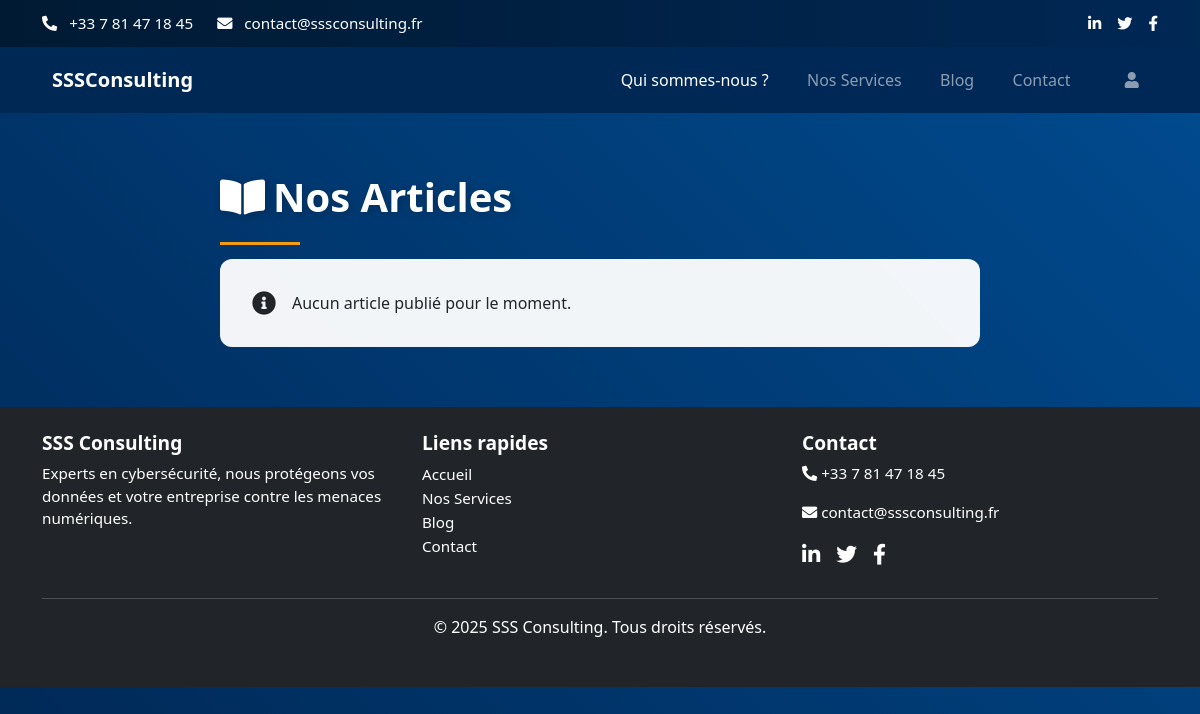
Page /blog/ on the earlier database version.
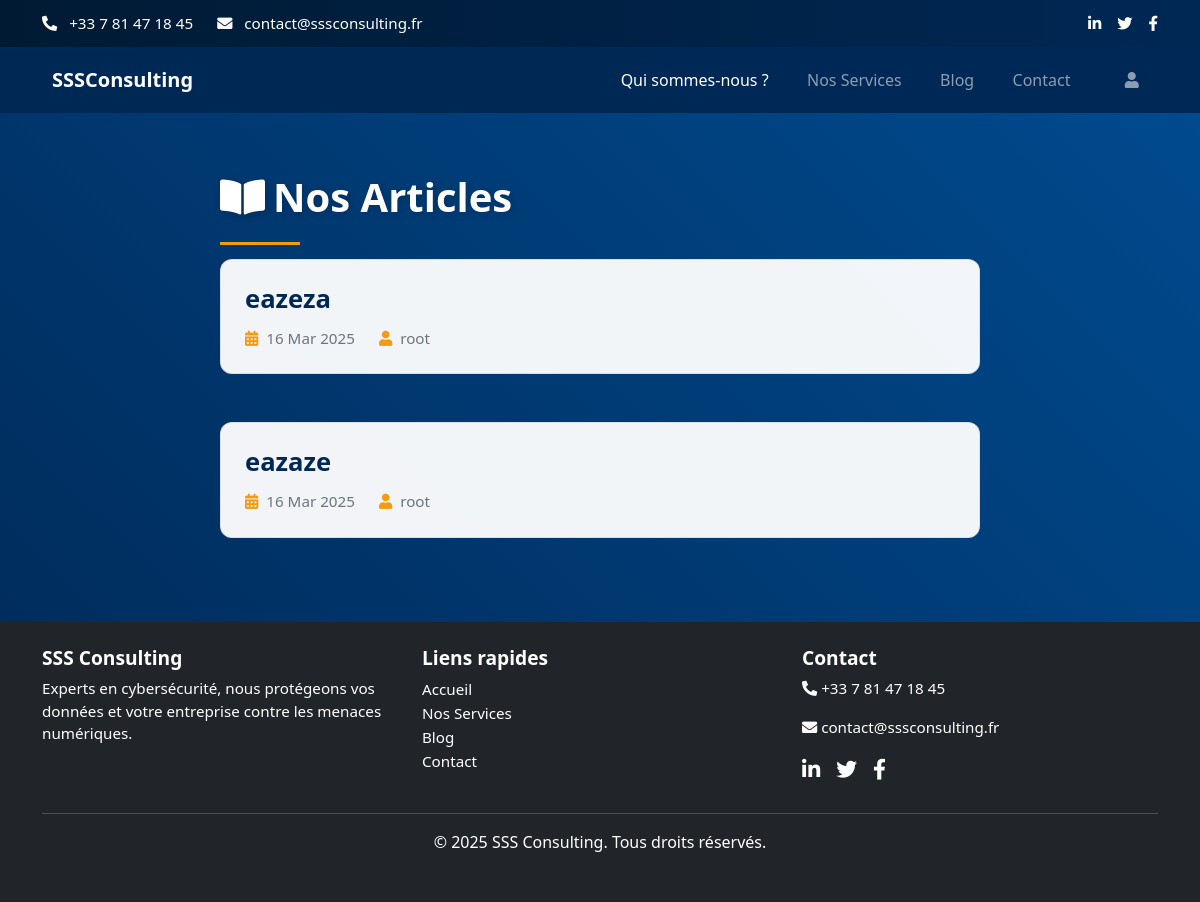
Same page on the later database version.
### pages/models.py (models this page shows, shortened)
class Article(models.Model):
    STATUS_CHOICES = [
        ('publie', 'Publié'),
        ('attente', 'En attente'),
    ]
    titre = models.CharField(max_length=200)
    contenu = models.TextField()
    auteur = models.ForeignKey(User, on_delete=models.CASCADE)
    date_publication = models.DateTimeField(default=timezone.now)
    status = models.CharField(max_length=10, choices=STATUS_CHOICES, default='attente')
    likes = models.ManyToManyField(User, related_name='likes_articles', blank=True)
    slug = models.SlugField(unique=True, blank=True)
    image = models.ImageField(upload_to='articles/', blank=True, null=True)

### pages/views.py (the view)
# urls.py: path('', liste_articles, name='liste_articles'),
def liste_articles(request):
    articles = Article.objects.filter(status='publie').order_by('-date_publication')
    return render(request, 'pages/liste_articles.html', {'articles': articles})

### pages/templates/pages/liste_articles.html (shortened to what this page needs)
{% load static %}
<!DOCTYPE html>
<html lang="fr">
<head>
    <link href="https://cdn.jsdelivr.net/npm/bootstrap@5.3.1/dist/css/bootstrap.min.css" rel="stylesheet">
    <link rel="stylesheet" href="https://cdnjs.cloudflare.com/ajax/libs/font-awesome/5.15.4/css/all.min.css">
    <link rel="stylesheet" href="{% static 'css/style.css' %}">
</head>
<body>
    {% include "pages/header.html" %}
    <main class="container-lg blog-container">
        <div class="blog-header">
            <h1 class="blog-title">
                <i class="fas fa-book-open me-2"></i>Nos Articles
            </h1>
        </div>
        {% if articles %}
            <div class="row g-4">
                {% for article in articles %}
                    <div class="col-12">
                        <a href="{% url 'detail_article' article.slug %}" class="article-card d-block text-decoration-none">
                            <h2 class="article-title">{{ article.titre }}</h2>
                            <div class="article-meta">
                                <span class="meta-item">
                                    <i class="fas fa-calendar-alt"></i>{{ article.date_publication|date:"d M Y" }}
                                </span>
                                <span class="meta-item">
                                    <i class="fas fa-user"></i>{{ article.auteur }}
                                </span>
                            </div>
                        </a>
                    </div>
                {% endfor %}
            </div>
        {% else %}
            <div class="empty-state alert-primary d-flex align-items-center">
                <i class="fas fa-info-circle me-3 fs-4"></i>
                <div class="fw-medium">Aucun article publié pour le moment.</div>
            </div>
        {% endif %}
    </main>
    {% include "pages/footer.html" %}
</body>
</html>

### pages/templates/pages/header.html (shortened to what this page needs)
{% load static %}
<link rel="stylesheet" href="{% static 'css/style.css' %}">
<header>
    <div class="top-bar">
        <div class="container d-flex flex-wrap justify-content-between align-items-center">
            <div class="contact-info d-flex flex-wrap">
                <span class="me-4">
                    <i class="fas fa-phone-alt me-2"></i>
                    <a href="tel:+33781471845" class="text-white text-decoration-none">+33 7 81 47 18 45</a>
                </span>
                <span>
                    <i class="fas fa-envelope me-2"></i>
                    <a href="mailto:contact@sssconsulting.fr" class="text-white text-decoration-none">contact@sssconsulting.fr</a>
                </span>
            </div>
            <div class="social-links d-flex">
                <a href="#" class="text-white me-3"><i class="fab fa-linkedin-in"></i></a>
                <a href="#" class="text-white me-3"><i class="fab fa-twitter"></i></a>
                <a href="#" class="text-white"><i class="fab fa-facebook-f"></i></a>
            </div>
        </div>
    </div>
    <nav class="navbar navbar-expand-lg navbar-dark sticky-top">
        <div class="container">
            <a href="{% url 'home' %}" class="navbar-brand fw-bold d-flex align-items-center">
                SSSConsulting
            </a>
            <div class="collapse navbar-collapse" id="navbarNav">
                <ul class="navbar-nav ms-auto mb-2 mb-lg-0">
                    <li class="nav-item"><a class="nav-link active" href="{% url 'home' %}">Qui sommes-nous ?</a></li>
                    <li class="nav-item"><a class="nav-link" href="{% url 'services' %}">Nos Services</a></li>
                    <li class="nav-item"><a class="nav-link" href="{% url 'liste_articles' %}">Blog</a></li>
                    <li class="nav-item"><a class="nav-link" href="{% url 'contact' %}">Contact</a></li>
                </ul>
                <ul class="navbar-nav ms-3">
                    {% if user.is_authenticated %}
                        <li class="nav-item">
                            <form id="logout-form" method="post" action="{% url 'logout' %}">
                                {% csrf_token %}
                                <button type="submit" class="nav-link btn btn-link" onclick="submitLogout(event)">
                                    <i class="fas fa-sign-out-alt"></i> Déconnexion
                                </button>
                            </form>
                        </li>
                    {% else %}
                        <li class="nav-item">
                            <button type="button" class="nav-link btn btn-link" data-bs-toggle="modal" data-bs-target="#authModal">
                                <i class="fas fa-user"></i>
                            </button>
                        </li>
                    {% endif %}
                </ul>
            </div>
        </div>
    </nav>

### pages/templates/pages/footer.html
{% load static %}
<link rel="stylesheet" href="{% static 'css/style.css' %}">
<footer class="footer bg-dark text-white pt-4">
    <div class="container">
        <div class="row">
            <div class="col-md-4">
                <h5>SSS Consulting</h5>
                <p>Experts en cybersécurité, nous protégeons vos données et votre entreprise contre les menaces numériques.</p>
            </div>
            <div class="col-md-4">
                <h5>Liens rapides</h5>
                <ul class="list-unstyled">
                    <li><a href="{% url 'home' %}" class="text-white">Accueil</a></li>
                    <li><a href="{% url 'services' %}" class="text-white">Nos Services</a></li>
                    <li><a href="#" class="text-white">Blog</a></li>
                    <li><a href="#" class="text-white">Contact</a></li>
                </ul>
            </div>
            <div class="col-md-4">
                <h5>Contact</h5>
                <p><i class="fas fa-phone-alt"></i> +33 7 81 47 18 45</p>
                <p><i class="fas fa-envelope"></i> contact@sssconsulting.fr</p>
                <div class="social-links d-flex">
                    <a href="#" class="text-white me-3"><i class="fab fa-linkedin-in"></i></a>
                    <a href="#" class="text-white me-3"><i class="fab fa-twitter"></i></a>
                    <a href="#" class="text-white"><i class="fab fa-facebook-f"></i></a>
                </div>
            </div>
        </div>
        <div class="text-center py-3 mt-4 border-top">
            &copy; 2025 SSS Consulting. Tous droits réservés.
        </div>
    </div>
</footer>

### pages/static/css/style.css (style rules this page uses)
:root { --primary-color: #002855; --secondary-color: #f39c12; --accent-color: #dc3545; }
.top-bar { background: linear-gradient(to right, #001a33, var(--primary-color)); color: white; font-size: 0.95rem; padding: 12px 0; position: relative; z-index: 1001; }
.navbar { background: rgba(0, 40, 85, 0.98) !important; backdrop-filter: blur(8px); transition: transform 0.3s ease; }
.navbar-brand { transition: transform 0.3s ease; }
.nav-link { position: relative; padding: 0.8rem 1.2rem !important; }
.nav-link::after { content: ''; position: absolute; bottom: 0; left: 1.2rem; width: calc(100% - 2.4rem); height: 2px; background: var(--secondary-color); transform: scaleX(0); transition: transform 0.3s ease; }
.footer { background: #002855; color: white; padding: 2rem 0; }
.footer h5 { font-size: 1.2rem; font-weight: bold; }
.footer p, .footer a { font-size: 0.95rem; color: white; text-decoration: none; }
.footer .social-links a { font-size: 1.3rem; margin-right: 10px; }
.footer .border-top { border-color: rgba(255, 255, 255, 0.2) !important; }
.blog-container { max-width: 800px; margin: 40px auto; padding: 20px; }
.blog-header { display: flex; align-items: center; gap: 10px; margin-bottom: 30px; }
.blog-header h1 { font-size: 2.5rem; font-weight: 700; }

Differences in the rows shown:
added Article: titre "eazeza", date_publication "16 Mar 2025", auteur "root"
added Article: titre "eazaze", date_publication "16 Mar 2025", auteur "root"
Other differences:
text no longer shown: "Aucun article publié pour le moment."
